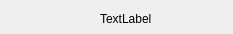
<?xml version="1.0" encoding="UTF-8"?>
<ui version="4.0">
 <class>Form</class>
 <widget class="QWidget" name="Form">
  <property name="geometry">
   <rect>
    <x>0</x>
    <y>0</y>
    <width>233</width>
    <height>34</height>
   </rect>
  </property>
  <property name="sizePolicy">
   <sizepolicy hsizetype="Expanding" vsizetype="Preferred">
    <horstretch>0</horstretch>
    <verstretch>0</verstretch>
   </sizepolicy>
  </property>
  <property name="windowTitle">
   <string>Form</string>
  </property>
  <widget class="QLabel" name="label">
   <property name="geometry">
    <rect>
     <x>100</x>
     <y>10</y>
     <width>66</width>
     <height>17</height>
    </rect>
   </property>
   <property name="sizePolicy">
    <sizepolicy hsizetype="Expanding" vsizetype="Preferred">
     <horstretch>0</horstretch>
     <verstretch>0</verstretch>
    </sizepolicy>
   </property>
   <property name="text">
    <string>TextLabel</string>
   </property>
  </widget>
  <widget class="QLabel" name="statusImage">
   <property name="geometry">
    <rect>
     <x>20</x>
     <y>10</y>
     <width>66</width>
     <height>17</height>
    </rect>
   </property>
   <property name="text">
    <string/>
   </property>
  </widget>
 </widget>
 <resources/>
 <connections/>
</ui>
